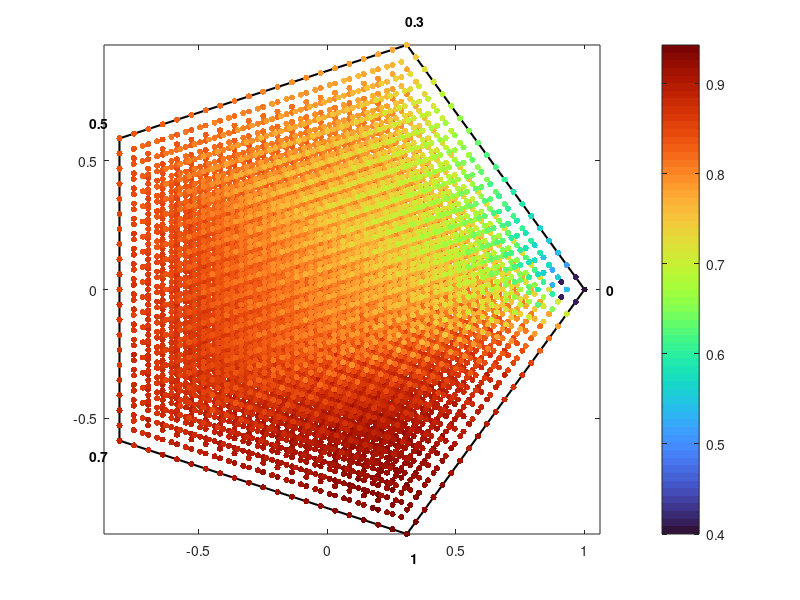

The MATLAB source for this figure:
clear; clc; close all;

load 100xcombs.mat;

% Pentagon vertices on unit circle
n = 5;
theta = linspace(0, 2*pi, n+1); % +1 to close the loop
theta(end) = []; % Remove duplicate

% Vertices
vx = cos(theta);
vy = sin(theta);
vertices = [vx; vy];

% Separate point data and selling price data
[m, n] = size(aucData);

points = [n, 5];
fprices = [n];

for i = 1:n
    for j = 1:5
        aucPoint = aucData{1, i};
        points(i, j) = aucPoint(1, j);
    end

    aucPrice = aucData{2, i};
    fprices(i, 1) = aucPrice;
end

% Normalize
points = points / 20;
fprices = fprices / 1300;

% Calculate point positions
positions = points * vertices';

% Plot the pentagon outline
plot([vx vx(1)], [vy vy(1)], 'k-', 'LineWidth', 1.5)
hold on

% Plot points (Note: third parameter is dot size)
scatter(positions(:,1), positions(:,2), 20, fprices, 'filled')
colormap turbo
colorbar
axis equal

% Label the corners
labels = {'0','0.3','0.5','0.7','1'};
for i = 1:5
    text(vx(i)*1.1, vy(i)*1.1, labels{i}, 'FontWeight', 'bold', 'HorizontalAlignment','center')
end